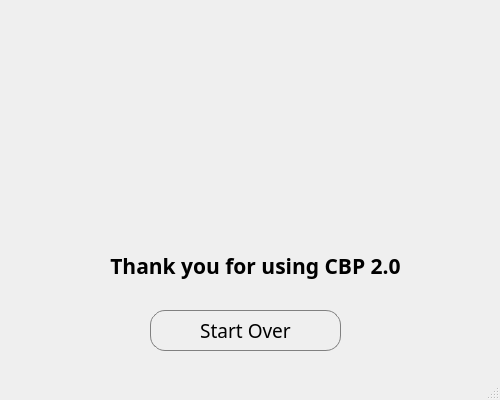
<?xml version="1.0" encoding="UTF-8"?>
<ui version="4.0">
 <class>splashScreen</class>
 <widget class="QMainWindow" name="splashScreen">
  <property name="geometry">
   <rect>
    <x>0</x>
    <y>0</y>
    <width>500</width>
    <height>400</height>
   </rect>
  </property>
  <property name="minimumSize">
   <size>
    <width>500</width>
    <height>400</height>
   </size>
  </property>
  <property name="maximumSize">
   <size>
    <width>500</width>
    <height>400</height>
   </size>
  </property>
  <property name="windowTitle">
   <string>MainWindow</string>
  </property>
  <widget class="QWidget" name="centralwidget">
   <widget class="QPushButton" name="startOverButton">
    <property name="geometry">
     <rect>
      <x>150</x>
      <y>310</y>
      <width>191</width>
      <height>41</height>
     </rect>
    </property>
    <property name="font">
     <font>
      <family>SF Mono</family>
      <pointsize>14</pointsize>
     </font>
    </property>
    <property name="styleSheet">
     <string notr="true">QPushButton{
	border: 1px solid gray;
	border-radius: 15px;
}

QPushButton:hover {
    border: 1px solid white;
}</string>
    </property>
    <property name="text">
     <string>Start Over</string>
    </property>
   </widget>
   <widget class="QLabel" name="creditCardImage">
    <property name="geometry">
     <rect>
      <x>90</x>
      <y>10</y>
      <width>321</width>
      <height>241</height>
     </rect>
    </property>
    <property name="text">
     <string/>
    </property>
    <property name="pixmap">
     <pixmap>../Icons/Credit_Card_v2.png</pixmap>
    </property>
    <property name="scaledContents">
     <bool>false</bool>
    </property>
   </widget>
   <widget class="QLabel" name="exitText">
    <property name="geometry">
     <rect>
      <x>60</x>
      <y>230</y>
      <width>391</width>
      <height>71</height>
     </rect>
    </property>
    <property name="font">
     <font>
      <family>SF Mono</family>
      <pointsize>16</pointsize>
      <weight>75</weight>
      <italic>false</italic>
      <bold>true</bold>
      <kerning>true</kerning>
     </font>
    </property>
    <property name="text">
     <string>Thank you for using CBP 2.0</string>
    </property>
    <property name="alignment">
     <set>Qt::AlignCenter</set>
    </property>
   </widget>
  </widget>
  <widget class="QStatusBar" name="statusbar"/>
 </widget>
 <resources/>
 <connections/>
</ui>
